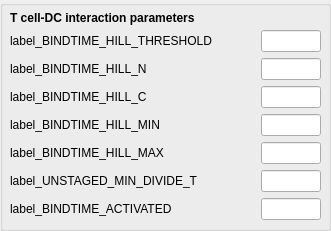
           <widget class="QGroupBox" name="groupBox_UNSTAGED">
            <property name="geometry">
             <rect>
              <x>810</x>
              <y>70</y>
              <width>331</width>
              <height>231</height>
             </rect>
            </property>
            <property name="title">
             <string/>
            </property>
            <widget class="QWidget" name="gridLayoutWidget_3">
             <property name="geometry">
              <rect>
               <x>10</x>
               <y>30</y>
               <width>311</width>
               <height>191</height>
              </rect>
             </property>
             <layout class="QGridLayout" name="gridLayout_2">
              <property name="sizeConstraint">
               <enum>QLayout::SetDefaultConstraint</enum>
              </property>
              <property name="leftMargin">
               <number>0</number>
              </property>
              <property name="rightMargin">
               <number>0</number>
              </property>
              <item row="0" column="0">
               <widget class="QMyLabel" name="label_BINDTIME_HILL_THRESHOLD">
                <property name="text">
                 <string>label_BINDTIME_HILL_THRESHOLD</string>
                </property>
                <property name="alignment">
                 <set>Qt::AlignLeading|Qt::AlignLeft|Qt::AlignVCenter</set>
                </property>
               </widget>
              </item>
              <item row="0" column="2">
               <widget class="QLineEdit" name="line_BINDTIME_HILL_THRESHOLD">
                <property name="enabled">
                 <bool>true</bool>
                </property>
                <property name="maximumSize">
                 <size>
                  <width>60</width>
                  <height>16777215</height>
                 </size>
                </property>
                <property name="alignment">
                 <set>Qt::AlignRight|Qt::AlignTrailing|Qt::AlignVCenter</set>
                </property>
               </widget>
              </item>
              <item row="1" column="0">
               <widget class="QMyLabel" name="label_BINDTIME_HILL_N">
                <property name="text">
                 <string>label_BINDTIME_HILL_N</string>
                </property>
               </widget>
              </item>
              <item row="1" column="2">
               <widget class="QLineEdit" name="line_BINDTIME_HILL_N">
                <property name="enabled">
                 <bool>true</bool>
                </property>
                <property name="maximumSize">
                 <size>
                  <width>60</width>
                  <height>16777215</height>
                 </size>
                </property>
                <property name="alignment">
                 <set>Qt::AlignRight|Qt::AlignTrailing|Qt::AlignVCenter</set>
                </property>
               </widget>
              </item>
              <item row="2" column="0">
               <widget class="QMyLabel" name="label_BINDTIME_HILL_C">
                <property name="text">
                 <string>label_BINDTIME_HILL_C</string>
                </property>
               </widget>
              </item>
              <item row="2" column="2">
               <widget class="QLineEdit" name="line_BINDTIME_HILL_C">
                <property name="enabled">
                 <bool>true</bool>
                </property>
                <property name="maximumSize">
                 <size>
                  <width>60</width>
                  <height>16777215</height>
                 </size>
                </property>
                <property name="alignment">
                 <set>Qt::AlignRight|Qt::AlignTrailing|Qt::AlignVCenter</set>
                </property>
               </widget>
              </item>
              <item row="3" column="0">
               <widget class="QMyLabel" name="label_BINDTIME_HILL_MIN">
                <property name="text">
                 <string>label_BINDTIME_HILL_MIN</string>
                </property>
               </widget>
              </item>
              <item row="3" column="2">
               <widget class="QLineEdit" name="line_BINDTIME_HILL_MIN">
                <property name="enabled">
                 <bool>true</bool>
                </property>
                <property name="maximumSize">
                 <size>
                  <width>60</width>
                  <height>16777215</height>
                 </size>
                </property>
                <property name="alignment">
                 <set>Qt::AlignRight|Qt::AlignTrailing|Qt::AlignVCenter</set>
                </property>
               </widget>
              </item>
              <item row="4" column="0">
               <widget class="QMyLabel" name="label_BINDTIME_HILL_MAX">
                <property name="text">
                 <string>label_BINDTIME_HILL_MAX</string>
                </property>
               </widget>
              </item>
              <item row="4" column="2">
               <widget class="QLineEdit" name="line_BINDTIME_HILL_MAX">
                <property name="enabled">
                 <bool>true</bool>
                </property>
                <property name="maximumSize">
                 <size>
                  <width>60</width>
                  <height>16777215</height>
                 </size>
                </property>
                <property name="alignment">
                 <set>Qt::AlignRight|Qt::AlignTrailing|Qt::AlignVCenter</set>
                </property>
               </widget>
              </item>
              <item row="5" column="0">
               <widget class="QMyLabel" name="label_UNSTAGED_MIN_DIVIDE_T">
                <property name="text">
                 <string>label_UNSTAGED_MIN_DIVIDE_T</string>
                </property>
               </widget>
              </item>
              <item row="5" column="2">
               <widget class="QLineEdit" name="line_UNSTAGED_MIN_DIVIDE_T">
                <property name="enabled">
                 <bool>true</bool>
                </property>
                <property name="maximumSize">
                 <size>
                  <width>60</width>
                  <height>16777215</height>
                 </size>
                </property>
                <property name="alignment">
                 <set>Qt::AlignRight|Qt::AlignTrailing|Qt::AlignVCenter</set>
                </property>
               </widget>
              </item>
              <item row="0" column="1">
               <spacer name="horizontalSpacer_46">
                <property name="orientation">
                 <enum>Qt::Horizontal</enum>
                </property>
                <property name="sizeHint" stdset="0">
                 <size>
                  <width>40</width>
                  <height>20</height>
                 </size>
                </property>
               </spacer>
              </item>
              <item row="1" column="1">
               <spacer name="horizontalSpacer_47">
                <property name="orientation">
                 <enum>Qt::Horizontal</enum>
                </property>
                <property name="sizeHint" stdset="0">
                 <size>
                  <width>40</width>
                  <height>20</height>
                 </size>
                </property>
               </spacer>
              </item>
              <item row="2" column="1">
               <spacer name="horizontalSpacer_48">
                <property name="orientation">
                 <enum>Qt::Horizontal</enum>
                </property>
                <property name="sizeHint" stdset="0">
                 <size>
                  <width>40</width>
                  <height>20</height>
                 </size>
                </property>
               </spacer>
              </item>
              <item row="3" column="1">
               <spacer name="horizontalSpacer_49">
                <property name="orientation">
                 <enum>Qt::Horizontal</enum>
                </property>
                <property name="sizeHint" stdset="0">
                 <size>
                  <width>40</width>
                  <height>20</height>
                 </size>
                </property>
               </spacer>
              </item>
              <item row="4" column="1">
               <spacer name="horizontalSpacer_50">
                <property name="orientation">
                 <enum>Qt::Horizontal</enum>
                </property>
                <property name="sizeHint" stdset="0">
                 <size>
                  <width>40</width>
                  <height>20</height>
                 </size>
                </property>
               </spacer>
              </item>
              <item row="5" column="1">
               <spacer name="horizontalSpacer_51">
                <property name="orientation">
                 <enum>Qt::Horizontal</enum>
                </property>
                <property name="sizeHint" stdset="0">
                 <size>
                  <width>40</width>
                  <height>20</height>
                 </size>
                </property>
               </spacer>
              </item>
              <item row="6" column="2">
               <widget class="QLineEdit" name="line_BINDTIME_ACTIVATED">
                <property name="enabled">
                 <bool>true</bool>
                </property>
                <property name="maximumSize">
                 <size>
                  <width>60</width>
                  <height>16777215</height>
                 </size>
                </property>
                <property name="alignment">
                 <set>Qt::AlignRight|Qt::AlignTrailing|Qt::AlignVCenter</set>
                </property>
               </widget>
              </item>
              <item row="6" column="1">
               <spacer name="horizontalSpacer_62">
                <property name="orientation">
                 <enum>Qt::Horizontal</enum>
                </property>
                <property name="sizeHint" stdset="0">
                 <size>
                  <width>40</width>
                  <height>20</height>
                 </size>
                </property>
               </spacer>
              </item>
              <item row="6" column="0">
               <widget class="QMyLabel" name="label_BINDTIME_ACTIVATED">
                <property name="text">
                 <string>label_BINDTIME_ACTIVATED</string>
                </property>
               </widget>
              </item>
             </layout>
            </widget>
            <widget class="QLabel" name="label_5">
             <property name="geometry">
              <rect>
               <x>10</x>
               <y>10</y>
               <width>231</width>
               <height>16</height>
              </rect>
             </property>
             <property name="font">
              <font>
               <weight>75</weight>
               <bold>true</bold>
              </font>
             </property>
             <property name="text">
              <string>T cell-DC interaction parameters</string>
             </property>
            </widget>
           </widget>
